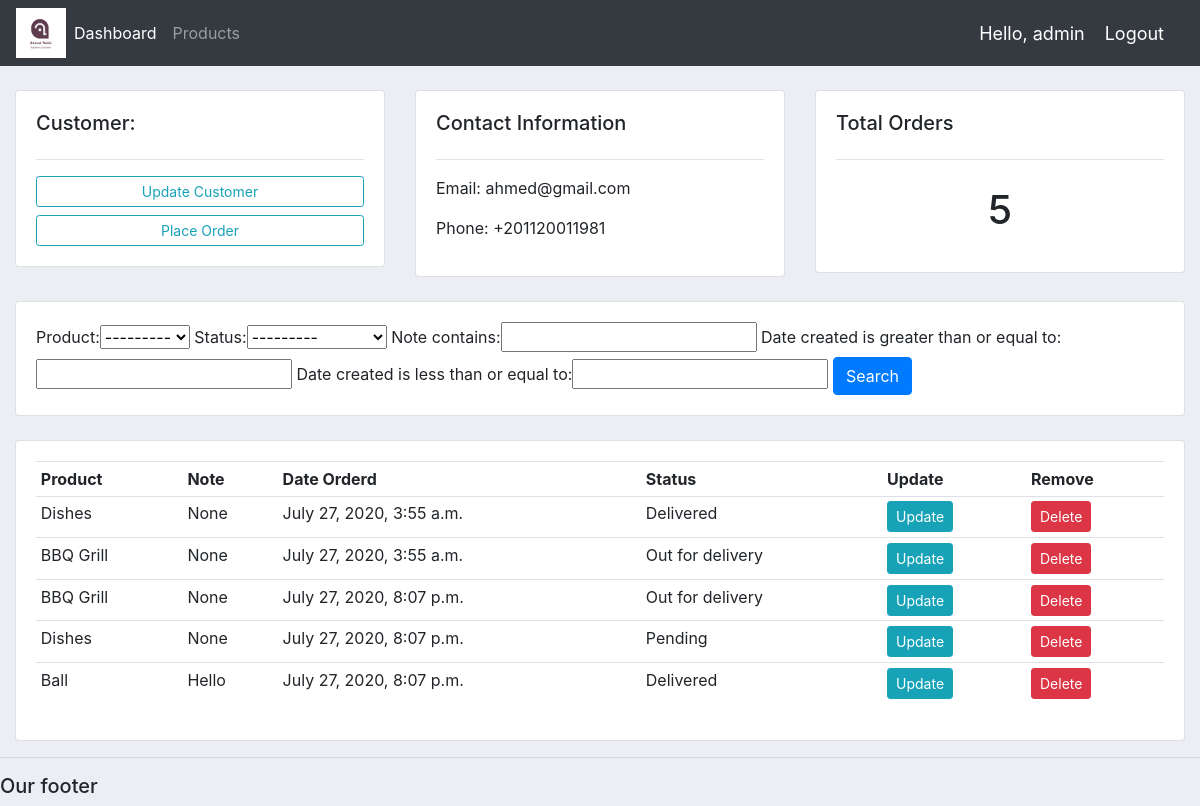
The page /customer/2/ (signed in) on the database its author committed.
### accounts/models.py (models this page shows, shortened)
class Customer(models.Model):
	user = models.OneToOneField(User, null=True, blank=True, on_delete=models.CASCADE)
	name = models.CharField(max_length=200, null=True)
	phone = models.CharField(max_length=200, null=True)
	email = models.CharField(max_length=200, null=True)
	profile_pic = models.ImageField(default="default_profile.png", null=True, blank=True)
	date_created = models.DateTimeField(auto_now_add=True, null=True)

class Order(models.Model):
	STATUS = (
			('Pending', 'Pending'),
			('Out for delivery', 'Out for delivery'),
			('Delivered', 'Delivered'),
			)
	customer = models.ForeignKey(Customer, null=True, on_delete= models.SET_NULL)
	product = models.ForeignKey(Product, null=True, on_delete= models.SET_NULL)
	date_created = models.DateTimeField(auto_now_add=True, null=True)
	status = models.CharField(max_length=200, null=True, choices=STATUS)
	note = models.CharField(max_length=1000, null=True)

class Product(models.Model):
	CATEGORY = (
			('Indoor', 'Indoor'),
			('Out Door', 'Out Door'),
			)
	name = models.CharField(max_length=200, null=True)
	price = models.FloatField(null=True)
	category = models.CharField(max_length=200, null=True, choices=CATEGORY)
	description = models.CharField(max_length=200, null=True, blank=True)
	date_created = models.DateTimeField(auto_now_add=True, null=True)
	tags = models.ManyToManyField(Tag)
	def __str__(self):
		return self.name

### accounts/decorators.py (the view)
		def wrapper_func(request, *args, **kwargs):
			group = None
			if request.user.groups.exists():
				group = request.user.groups.all()[0].name
			if group in allowed_roles:
				return view_func(request, *args, **kwargs)
			else:
				return HttpResponse('You are not authorized to view this page')

### accounts/views.py (called while the page is built)
@login_required(login_url='login')
@allowed_users(allowed_roles=['admin'])
def customer(request, pk_test):
	customer = Customer.objects.get(id=pk_test)
	orders = customer.order_set.all()
	order_count = orders.count()
	myFilter = OrderFilter(request.GET, queryset=orders)
	orders = myFilter.qs
	context = {'customer':customer, 'orders':orders, 'order_count':order_count,
	'myFilter':myFilter}
	return render(request, 'accounts/customer.html',context)

### accounts/templates/accounts/customer.html
{%  extends 'accounts/main.html' %}
{% block content %}
	<br>
<div class="row">
	<div class="col-md">
		<div class="card card-body">
			<h5>Customer:</h5>
			<hr>
			<a class="btn btn-outline-info  btn-sm btn-block" href="">Update Customer</a>
			<a class="btn btn-outline-info  btn-sm btn-block" href="{% url 'create_order' customer.id %}">Place Order</a>
		</div>
	</div>
	<div class="col-md">
		<div class="card card-body">
			<h5>Contact Information</h5>
			<hr>
			<p>Email: {{customer.email}}</p>
			<p>Phone: {{customer.phone}}</p>
		</div>
	</div>
	<div class="col-md">
		<div class="card card-body">
			<h5>Total Orders</h5>
			<hr>
			<h1 style="text-align: center;padding: 10px">{{order_count}}</h1>
		</div>
	</div>
</div>
<br>
<div class="row">
	<div class="col">
		<div class="card card-body">
			<form method="get">
				{{myFilter.form}}
		    <button class="btn btn-primary" type="submit">Search</button>
		  </form>
		</div>
	</div>
</div>
<br>
<div class="row">
	<div class="col-md">
		<div class="card card-body">
			<table class="table table-sm">
				<tr>
					<th>Product</th>
					<th>Note</th>
					<th>Date Orderd</th>
					<th>Status</th>
					<th>Update</th>
					<th>Remove</th>
				</tr>
				{% for order in orders %}
				<tr>
					<td>{{order.product}}</td>
					<td>{{order.note}}</td>
					<td>{{order.date_created}}</td>
					<td>{{order.status}}</td>
					<td><a class="btn btn-sm btn-info" href="{% url 'update_order' order.id %}">Update</a></td>
					<td><a class="btn btn-sm btn-danger" href="{% url 'delete_order' order.id %}">Delete</a></td>
				</tr>
				{% endfor %}
			</table>
		</div>
	</div>
</div>
{% endblock %}

### accounts/templates/accounts/navbar.html (shortened to what this page needs)
{% load static %}
<nav class="navbar navbar-expand-lg navbar-dark bg-dark">
 <img src="{% static 'images/logo.png' %}" style="max-width: 50px;max-height: 50px">
  <div class="collapse navbar-collapse" id="navbarNav">
    <ul class="navbar-nav">
      {% if request.user.is_staff %}
      <li class="nav-item active">
        <a class="nav-link" href="{% url 'home' %}">Dashboard</a>
      </li>
      <li class="nav-item">
        <a class="nav-link" href="{% url 'products' %}">Products</a>
      </li>
      {% else %}
       <li class="nav-item">
        <a class="nav-link" href="{% url 'account' %}">Settings</a>
      </li>
      {% endif %}
    </ul>
  </div>
  <span class="hello-msg">Hello, {{request.user}}</span>
  <span ><a  class="hello-msg" href="{% url 'logout' %}">Logout</a></span>
</nav>

### static/css/main.css (style rules this page uses)
body { background-color: #ebeff5; }

### accounts/templates/accounts/navbar.html (style rules this page uses)
.hello-msg { font-size: 18px; color: #fff; margin-right: 20px; }

### rows shown on the page
Customer: email "ahmed@gmail.com", phone "+201120011981"
Order: product "Dishes", note "None", date_created "July 27, 2020, 3:55 a.m.", status "Delivered"
Order: product "BBQ Grill", note "None", date_created "July 27, 2020, 3:55 a.m.", status "Out for delivery"
Order: product "BBQ Grill", note "None", date_created "July 27, 2020, 8:07 p.m.", status "Out for delivery"
Order: product "Dishes", note "None", date_created "July 27, 2020, 8:07 p.m.", status "Pending"
Order: product "Ball", note "Hello", date_created "July 27, 2020, 8:07 p.m.", status "Delivered"

### other values the page prints
{{ request.user }} "admin"
{{ order_count }} "5"
